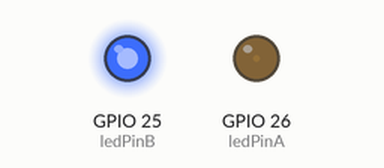
This sketch was run on a simulated ESP32. Parts: output pins drawn as LEDs (lit = HIGH). What the sketch prints to the serial monitor is not drawn.

Above: at 0.05 s.
At 1.15 s:
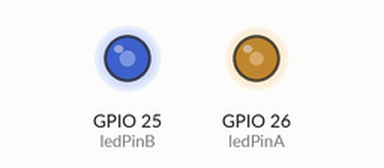
At 2.3 s:
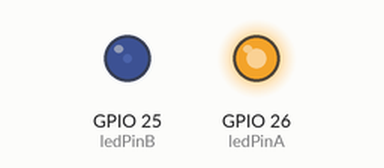
At 4.6 s:
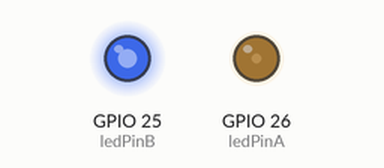
Timing chart, 0 to 6.7 s (numbered marks = the images above):
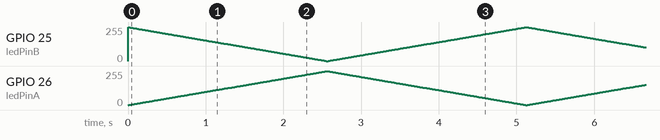

The sketch:

ex06.ino
```cpp
const int ledPinA = 26;
const int ledPinB = 25;
const int freq = 5000;
const int resolution = 8;
void setup() {
  Serial.begin(115200);
  ledcAttach(ledPinA, freq, resolution);
  ledcAttach(ledPinB, freq, resolution);
}
void loop() {
  for(int dutyCycle = 0; dutyCycle <= 255; dutyCycle++){
    ledcWrite(ledPinA, dutyCycle);
    ledcWrite(ledPinB, 255 - dutyCycle);
    delay(10);
  }
  for(int dutyCycle = 255; dutyCycle >= 0; dutyCycle--){
    ledcWrite(ledPinA, dutyCycle);
    ledcWrite(ledPinB, 255 - dutyCycle);
    delay(10);
  }
  Serial.println("双闪循环完成");
}
```
